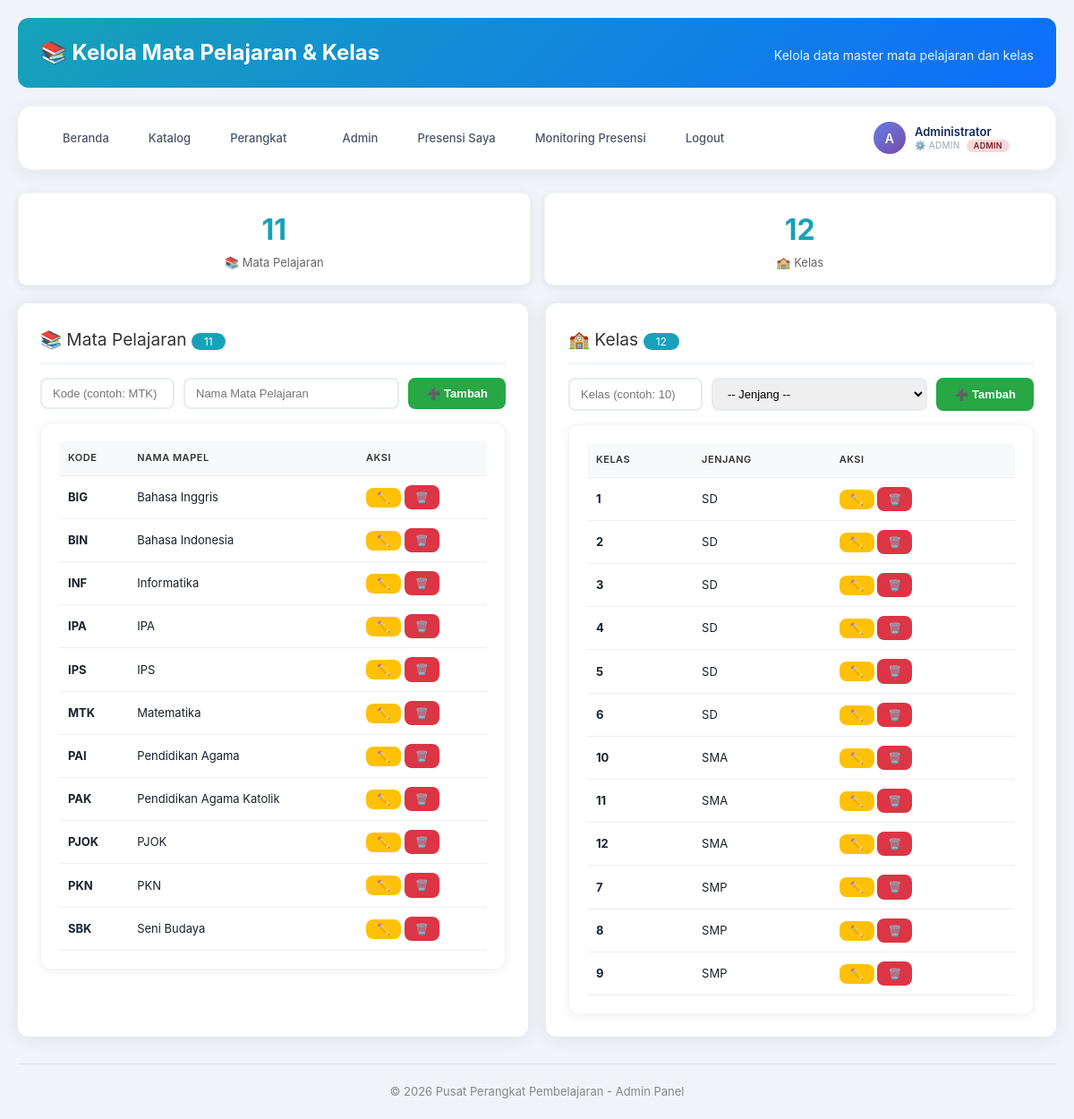
/admin_mapel_kelas.php (signed in), run on the app's committed database.
### tables this page shows
CREATE TABLE `mata_pelajaran` (
  `id` int(11) NOT NULL,
  `nama_mapel` varchar(50) NOT NULL,
  `kode_mapel` varchar(10) NOT NULL
);

CREATE TABLE `kelas` (
  `id` int(11) NOT NULL,
  `nama_kelas` varchar(10) NOT NULL,
  `jenjang` varchar(20) DEFAULT 'SMA'
);

### config/database.php (called while the page is built, shortened)
<?php
$host = 'localhost';
$username = 'root';
$password = '';
$database = 'perangkat_pembelajaran';
$conn = mysqli_connect($host, $username, $password, $database);
mysqli_set_charset($conn, "utf8mb4");
function fetchAll($sql) {
    global $conn;
    $result = mysqli_query($conn, $sql);
    $data = [];
    while ($row = mysqli_fetch_assoc($result)) {
        $data[] = $row;
    }
    return $data;
}
?>

### admin_mapel_kelas.php (the view, shortened to what this page needs)
<?php
include_once 'config/database.php';
$mapel = fetchAll("SELECT * FROM mata_pelajaran ORDER BY kode_mapel");
$kelas = fetchAll("SELECT * FROM kelas ORDER BY jenjang, CAST(nama_kelas AS UNSIGNED)");
?>
<!DOCTYPE html>
<html lang="id">
<head>
    <link rel="stylesheet" href="/website_perangkat/public/css/style.css">
</head>
<body>
    <div class="container">
        <div class="header">
            <h1>📚 Kelola Mata Pelajaran & Kelas</h1>
            <p>Kelola data master mata pelajaran dan kelas</p>
        </div>
        <?php include_once 'navbar.php'; ?>
        <main>
            <div class="stats-grid">
                <div class="stat-card">
                    <div class="number"><?php echo count($mapel); ?></div>
                    <div class="label">📚 Mata Pelajaran</div>
                </div>
                <div class="stat-card">
                    <div class="number"><?php echo count($kelas); ?></div>
                    <div class="label">🏫 Kelas</div>
                </div>
            </div>
            <div class="two-col">
                <div class="section-card">
                    <div class="section-title">
                        <span>📚 Mata Pelajaran <span class="badge-count"><?php echo count($mapel); ?></span></span>
                    </div>
                    <form method="POST" class="form-inline">
                        <input type="text" name="kode_mapel" placeholder="Kode (contoh: MTK)" required style="max-width:120px;">
                        <input type="text" name="nama_mapel" placeholder="Nama Mata Pelajaran" required>
                        <button type="submit" class="btn btn-success">➕ Tambah</button>
                    </form>
                    <div class="table-container">
                        <table>
                            <thead>
                                <tr>
                                    <th>Kode</th>
                                    <th>Nama Mapel</th>
                                    <th>Aksi</th>
                                </tr>
                            </thead>
                            <tbody>
                                <?php if (count($mapel) > 0): ?>
                                    <?php foreach ($mapel as $m): ?>
                                    <tr>
                                        <td><strong><?php echo $m['kode_mapel']; ?></strong></td>
                                        <td><?php echo $m['nama_mapel']; ?></td>
                                        <td>
                                            <button onclick="toggleEditMapel(<?php echo $m['id']; ?>)" class="btn btn-warning btn-sm">✏️</button>
                                            <a href="?hapus_mapel=<?php echo $m['id']; ?>" class="btn btn-danger btn-sm" onclick="return confirm('Hapus mata pelajaran ini?')">🗑️</a>
                                        </td>
                                    </tr>
                                    <?php endforeach; ?>
                                <?php else: ?>
                                    <tr><td colspan="3" class="empty-state">Belum ada data mata pelajaran.</td></tr>
                                <?php endif; ?>
                            </tbody>
                        </table>
                    </div>
                </div>
                <div class="section-card">
                    <div class="section-title">
                        <span>🏫 Kelas <span class="badge-count"><?php echo count($kelas); ?></span></span>
                    </div>
                    <form method="POST" class="form-inline">
                        <input type="text" name="nama_kelas" placeholder="Kelas (contoh: 10)" required style="max-width:100px;">
                        <select name="jenjang" required>
                            <option value="">-- Jenjang --</option>
                        </select>
                        <button type="submit" class="btn btn-success">➕ Tambah</button>
                    </form>
                    <div class="table-container">
                        <table>
                            <thead>
                                <tr>
                                    <th>Kelas</th>
                                    <th>Jenjang</th>
                                    <th>Aksi</th>
                                </tr>
                            </thead>
                            <tbody>
                                <?php if (count($kelas) > 0): ?>
                                    <?php foreach ($kelas as $k): ?>
                                    <tr>
                                        <td><strong><?php echo $k['nama_kelas']; ?></strong></td>
                                        <td><?php echo $k['jenjang']; ?></td>
                                        <td>
                                            <button onclick="toggleEditKelas(<?php echo $k['id']; ?>)" class="btn btn-warning btn-sm">✏️</button>
                                            <a href="?hapus_kelas=<?php echo $k['id']; ?>" class="btn btn-danger btn-sm" onclick="return confirm('Hapus kelas ini?')">🗑️</a>
                                        </td>
                                    </tr>
                                    <?php endforeach; ?>
                                <?php else: ?>
                                    <tr><td colspan="3" class="empty-state">Belum ada data kelas.</td></tr>
                                <?php endif; ?>
                            </tbody>
                        </table>
                    </div>
                </div>
            </div>
        </main>
        <footer style="text-align:center; margin-top:30px; color:#888; font-size:13px; border-top:1px solid #e0e0e0; padding-top:20px;">
            <p>&copy; 2026 Pusat Perangkat Pembelajaran - Admin Panel</p>
        </footer>
    </div>
</body>
</html>

### public/css/style.css (style rules this page uses)
* { margin: 0; padding: 0; box-sizing: border-box; }
body { font-family: 'Inter', -apple-system, BlinkMacSystemFont, sans-serif; background: #f0f4f8; color: #1a202c; line-height: 1.6; }
.container { max-width: 1280px; margin: 0 auto; padding: 20px; }
.header { background: linear-gradient(135deg, #667eea 0%, #764ba2 100%); color: white; padding: 20px 25px; border-radius: 12px; margin-bottom: 20px; display: flex; justify-content: space-between; align-items: center; flex-wrap: wrap; }
.header h1 { margin: 0; font-size: 1.5em; }
.header p { margin: 5px 0 0 0; opacity: 0.9; font-size: 14px; }
.stats-grid { display: grid; grid-template-columns: repeat(auto-fit, minmax(160px, 1fr)); gap: 15px; margin-bottom: 25px; }
.stat-card { background: white; padding: 18px; border-radius: 12px; text-align: center; box-shadow: 0 2px 12px rgba(0, 0, 0, 0.06); border: 1px solid rgba(0, 0, 0, 0.04); transition: all 0.3s ease; }
.stat-card .number { font-size: 2.2em; font-weight: 700; color: #667eea; }
.stat-card .label { font-size: 13px; color: #666; }
.section-title { font-size: 1.2em; margin: 30px 0 15px 0; color: #333; display: flex; justify-content: space-between; align-items: center; flex-wrap: wrap; gap: 10px; }
.section-title .badge-count { background: #667eea; color: white; padding: 2px 14px; border-radius: 20px; font-size: 12px; }
.btn { padding: 8px 20px; border: none; border-radius: 8px; font-size: 14px; font-weight: 600; cursor: pointer; text-decoration: none; display: inline-block; transition: all 0.3s ease; }
.btn-success { background: #28a745; color: white; }
.btn-danger { background: #dc3545; color: white; }
.btn-warning { background: #ffc107; color: #000; }
.btn-sm { padding: 4px 12px; font-size: 11px; border-radius: 5px; }
.table-container { overflow-x: auto; background: white; border-radius: 12px; box-shadow: 0 2px 12px rgba(0, 0, 0, 0.06); padding: 20px; border: 1px solid rgba(0, 0, 0, 0.04); }
table { width: 100%; border-collapse: collapse; font-size: 13px; }
th, td { padding: 10px; text-align: left; border-bottom: 1px solid #f1f5f9; }
th { background: #f8fafc; color: #4a5568; font-weight: 600; font-size: 11px; text-transform: uppercase; letter-spacing: 0.5px; }

### admin_mapel_kelas.php (style rules this page uses)
.container { max-width: 1200px; margin: 0 auto; padding: 20px; }
.header { background: linear-gradient(135deg, #17a2b8 0%, #0d6efd 100%); color: white; padding: 20px 25px; border-radius: 12px; margin-bottom: 20px; }
.header h1 { margin: 0; font-size: 1.5em; }
.header p { margin: 5px 0 0 0; opacity: 0.9; }
.stats-grid { display: grid; grid-template-columns: repeat(auto-fit, minmax(150px, 1fr)); gap: 15px; margin-bottom: 20px; }
.stats-grid .stat-card { background: white; padding: 15px; border-radius: 10px; text-align: center; box-shadow: 0 2px 10px rgba(0,0,0,0.08); }
.stats-grid .stat-card .number { font-size: 2em; font-weight: bold; color: #17a2b8; }
.stats-grid .stat-card .label { font-size: 13px; color: #666; }
.two-col { display: grid; grid-template-columns: 1fr 1fr; gap: 20px; }
.section-card { background: white; border-radius: 12px; box-shadow: 0 2px 20px rgba(0,0,0,0.08); padding: 25px; }
.section-card .section-title { font-size: 1.2em; margin: 0 0 15px 0; color: #333; display: flex; justify-content: space-between; align-items: center; flex-wrap: wrap; gap: 10px; padding-bottom: 10px; border-bottom: 2px solid #f0f4f8; }
.section-card .section-title .badge-count { background: #17a2b8; color: white; padding: 2px 14px; border-radius: 20px; font-size: 12px; }
.form-inline { display: flex; gap: 10px; flex-wrap: wrap; margin-bottom: 15px; }
.form-inline input, .form-inline select { padding: 8px 12px; border: 2px solid #e8ecf1; border-radius: 8px; font-size: 13px; flex: 1; min-width: 150px; }
.btn { padding: 8px 20px; border: none; border-radius: 8px; font-size: 13px; font-weight: bold; cursor: pointer; text-decoration: none; display: inline-block; transition: all 0.3s ease; }
.btn-success { background: #28a745; color: white; }
.btn-danger { background: #dc3545; color: white; }
.btn-warning { background: #ffc107; color: #000; }
.btn-sm { padding: 4px 12px; font-size: 12px; }
.table-container { overflow-x: auto; margin-top: 10px; }
table { width: 100%; border-collapse: collapse; font-size: 13px; }
th, td { padding: 10px; text-align: left; border-bottom: 1px solid #eee; }
th { background: #f8f9fa; color: #333; font-weight: 600; }

### data on the page
mata_pelajaran: kode_mapel "BIG", nama_mapel "Bahasa Inggris"
mata_pelajaran: kode_mapel "BIN", nama_mapel "Bahasa Indonesia"
mata_pelajaran: kode_mapel "INF", nama_mapel "Informatika"
mata_pelajaran: kode_mapel "IPA", nama_mapel "IPA"
mata_pelajaran: kode_mapel "IPS", nama_mapel "IPS"
mata_pelajaran: kode_mapel "MTK", nama_mapel "Matematika"
mata_pelajaran: kode_mapel "PAI", nama_mapel "Pendidikan Agama"
mata_pelajaran: kode_mapel "PAK", nama_mapel "Pendidikan Agama Katolik"
mata_pelajaran: kode_mapel "PJOK", nama_mapel "PJOK"
mata_pelajaran: kode_mapel "PKN", nama_mapel "PKN"
mata_pelajaran: kode_mapel "SBK", nama_mapel "Seni Budaya"
kelas: nama_kelas "1", jenjang "SD"
kelas: nama_kelas "2", jenjang "SD"
kelas: nama_kelas "3", jenjang "SD"
kelas: nama_kelas "4", jenjang "SD"
kelas: nama_kelas "5", jenjang "SD"
kelas: nama_kelas "6", jenjang "SD"
kelas: nama_kelas "10", jenjang "SMA"
kelas: nama_kelas "11", jenjang "SMA"
kelas: nama_kelas "12", jenjang "SMA"
kelas: nama_kelas "7", jenjang "SMP"
kelas: nama_kelas "8", jenjang "SMP"
kelas: nama_kelas "9", jenjang "SMP"

### other printed values
substr($_SESSION['name'], 0, 1) "A"
$_SESSION['name'] "Administrator"
$role_display "⚙️ ADMIN"
$_SESSION['role'] "ADMIN"
count($mapel) "11"
count($kelas) "12"
